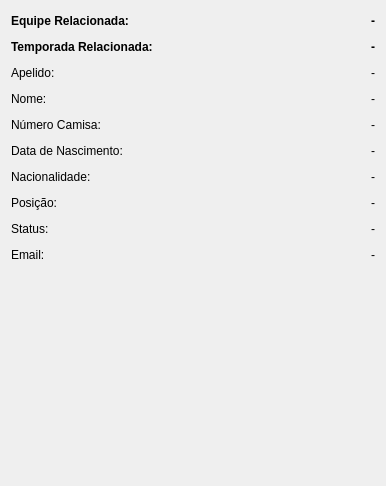
               <widget class="QWidget" name="scrollAreaWidgetContents_5">
                <property name="geometry">
                 <rect>
                  <x>0</x>
                  <y>0</y>
                  <width>386</width>
                  <height>486</height>
                 </rect>
                </property>
                <layout class="QFormLayout" name="formLayout_5">
                 <item row="0" column="0">
                  <widget class="QLabel" name="C_9">
                   <property name="minimumSize">
                    <size>
                     <width>0</width>
                     <height>20</height>
                    </size>
                   </property>
                   <property name="text">
                    <string>&lt;html&gt;&lt;head/&gt;&lt;body&gt;&lt;p&gt;&lt;span style=&quot; font-weight:600;&quot;&gt;Equipe Relacionada:&lt;/span&gt;&lt;/p&gt;&lt;/body&gt;&lt;/html&gt;</string>
                   </property>
                  </widget>
                 </item>
                 <item row="1" column="0">
                  <widget class="QLabel" name="C_8">
                   <property name="minimumSize">
                    <size>
                     <width>0</width>
                     <height>20</height>
                    </size>
                   </property>
                   <property name="text">
                    <string>&lt;html&gt;&lt;head/&gt;&lt;body&gt;&lt;p&gt;&lt;span style=&quot; font-weight:600;&quot;&gt;Temporada Relacionada:&lt;/span&gt;&lt;/p&gt;&lt;/body&gt;&lt;/html&gt;</string>
                   </property>
                  </widget>
                 </item>
                 <item row="2" column="0">
                  <widget class="QLabel" name="label_33">
                   <property name="minimumSize">
                    <size>
                     <width>0</width>
                     <height>20</height>
                    </size>
                   </property>
                   <property name="text">
                    <string>Apelido:</string>
                   </property>
                  </widget>
                 </item>
                 <item row="3" column="0">
                  <widget class="QLabel" name="label_34">
                   <property name="minimumSize">
                    <size>
                     <width>0</width>
                     <height>20</height>
                    </size>
                   </property>
                   <property name="text">
                    <string>Nome:</string>
                   </property>
                  </widget>
                 </item>
                 <item row="4" column="0">
                  <widget class="QLabel" name="label_35">
                   <property name="minimumSize">
                    <size>
                     <width>0</width>
                     <height>20</height>
                    </size>
                   </property>
                   <property name="text">
                    <string>Número Camisa:</string>
                   </property>
                  </widget>
                 </item>
                 <item row="5" column="0">
                  <widget class="QLabel" name="label_36">
                   <property name="minimumSize">
                    <size>
                     <width>0</width>
                     <height>20</height>
                    </size>
                   </property>
                   <property name="text">
                    <string>Data de Nascimento:</string>
                   </property>
                  </widget>
                 </item>
                 <item row="6" column="0">
                  <widget class="QLabel" name="C_10">
                   <property name="minimumSize">
                    <size>
                     <width>0</width>
                     <height>20</height>
                    </size>
                   </property>
                   <property name="text">
                    <string>Nacionalidade:</string>
                   </property>
                  </widget>
                 </item>
                 <item row="7" column="0">
                  <widget class="QLabel" name="C_11">
                   <property name="minimumSize">
                    <size>
                     <width>0</width>
                     <height>20</height>
                    </size>
                   </property>
                   <property name="text">
                    <string>Posição:</string>
                   </property>
                  </widget>
                 </item>
                 <item row="8" column="0">
                  <widget class="QLabel" name="C_12">
                   <property name="minimumSize">
                    <size>
                     <width>0</width>
                     <height>20</height>
                    </size>
                   </property>
                   <property name="text">
                    <string>Status:</string>
                   </property>
                  </widget>
                 </item>
                 <item row="9" column="0">
                  <widget class="QLabel" name="C_13">
                   <property name="minimumSize">
                    <size>
                     <width>0</width>
                     <height>20</height>
                    </size>
                   </property>
                   <property name="text">
                    <string>Email:</string>
                   </property>
                  </widget>
                 </item>
                 <item row="0" column="1">
                  <widget class="QLabel" name="jogEquipeRelacionada">
                   <property name="text">
                    <string>&lt;html&gt;&lt;head/&gt;&lt;body&gt;&lt;p align=&quot;right&quot;&gt;&lt;span style=&quot; font-weight:600;&quot;&gt;-&lt;/span&gt;&lt;/p&gt;&lt;/body&gt;&lt;/html&gt;</string>
                   </property>
                  </widget>
                 </item>
                 <item row="1" column="1">
                  <widget class="QLabel" name="jogTemporadaRelacionada">
                   <property name="text">
                    <string>&lt;html&gt;&lt;head/&gt;&lt;body&gt;&lt;p align=&quot;right&quot;&gt;&lt;span style=&quot; font-weight:600;&quot;&gt;-&lt;/span&gt;&lt;/p&gt;&lt;/body&gt;&lt;/html&gt;</string>
                   </property>
                  </widget>
                 </item>
                 <item row="2" column="1">
                  <widget class="QLabel" name="jogApelido">
                   <property name="text">
                    <string>&lt;html&gt;&lt;head/&gt;&lt;body&gt;&lt;p align=&quot;right&quot;&gt;-&lt;/p&gt;&lt;/body&gt;&lt;/html&gt;</string>
                   </property>
                  </widget>
                 </item>
                 <item row="3" column="1">
                  <widget class="QLabel" name="jogNome">
                   <property name="text">
                    <string>&lt;html&gt;&lt;head/&gt;&lt;body&gt;&lt;p align=&quot;right&quot;&gt;-&lt;/p&gt;&lt;/body&gt;&lt;/html&gt;</string>
                   </property>
                  </widget>
                 </item>
                 <item row="4" column="1">
                  <widget class="QLabel" name="jogNumeroCamisa">
                   <property name="text">
                    <string>&lt;html&gt;&lt;head/&gt;&lt;body&gt;&lt;p align=&quot;right&quot;&gt;-&lt;/p&gt;&lt;/body&gt;&lt;/html&gt;</string>
                   </property>
                  </widget>
                 </item>
                 <item row="5" column="1">
                  <widget class="QLabel" name="jogDataNascimento">
                   <property name="text">
                    <string>&lt;html&gt;&lt;head/&gt;&lt;body&gt;&lt;p align=&quot;right&quot;&gt;-&lt;/p&gt;&lt;/body&gt;&lt;/html&gt;</string>
                   </property>
                  </widget>
                 </item>
                 <item row="6" column="1">
                  <widget class="QLabel" name="jogNacionalidade">
                   <property name="text">
                    <string>&lt;html&gt;&lt;head/&gt;&lt;body&gt;&lt;p align=&quot;right&quot;&gt;-&lt;/p&gt;&lt;/body&gt;&lt;/html&gt;</string>
                   </property>
                  </widget>
                 </item>
                 <item row="7" column="1">
                  <widget class="QLabel" name="jogPosicao">
                   <property name="text">
                    <string>&lt;html&gt;&lt;head/&gt;&lt;body&gt;&lt;p align=&quot;right&quot;&gt;-&lt;/p&gt;&lt;/body&gt;&lt;/html&gt;</string>
                   </property>
                  </widget>
                 </item>
                 <item row="8" column="1">
                  <widget class="QLabel" name="jogStatus">
                   <property name="text">
                    <string>&lt;html&gt;&lt;head/&gt;&lt;body&gt;&lt;p align=&quot;right&quot;&gt;-&lt;/p&gt;&lt;/body&gt;&lt;/html&gt;</string>
                   </property>
                  </widget>
                 </item>
                 <item row="9" column="1">
                  <widget class="QLabel" name="jogEmail">
                   <property name="text">
                    <string>&lt;html&gt;&lt;head/&gt;&lt;body&gt;&lt;p align=&quot;right&quot;&gt;-&lt;/p&gt;&lt;/body&gt;&lt;/html&gt;</string>
                   </property>
                  </widget>
                 </item>
                </layout>
               </widget>
